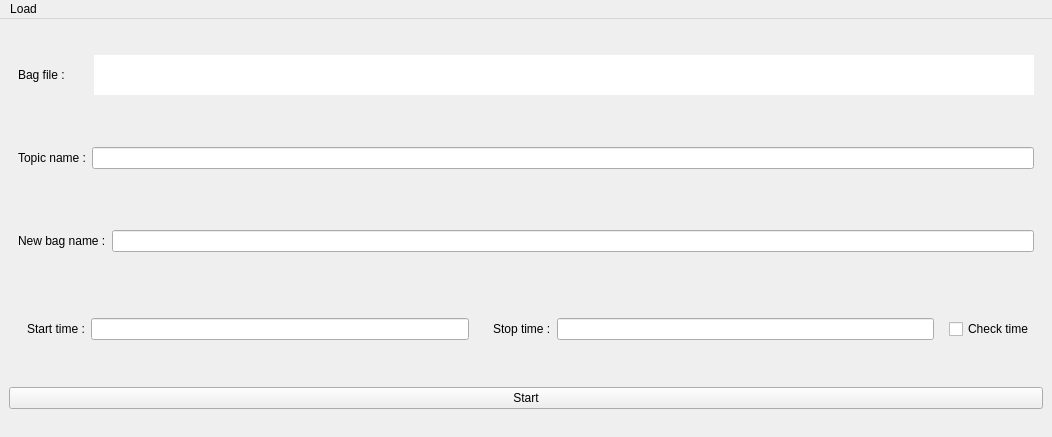
<?xml version="1.0" encoding="UTF-8"?>
<ui version="4.0">
 <class>MainWindow</class>
 <widget class="QMainWindow" name="MainWindow">
  <property name="geometry">
   <rect>
    <x>0</x>
    <y>0</y>
    <width>1052</width>
    <height>437</height>
   </rect>
  </property>
  <property name="windowTitle">
   <string>Mission Planning Tool</string>
  </property>
  <widget class="QWidget" name="centralwidget">
   <layout class="QVBoxLayout" name="verticalLayout">
    <item>
     <widget class="QWidget" name="widget" native="true">
      <property name="maximumSize">
       <size>
        <width>16777215</width>
        <height>60</height>
       </size>
      </property>
      <layout class="QHBoxLayout" name="horizontalLayout">
       <item>
        <widget class="QLabel" name="label">
         <property name="maximumSize">
          <size>
           <width>70</width>
           <height>30</height>
          </size>
         </property>
         <property name="text">
          <string>Bag file :</string>
         </property>
        </widget>
       </item>
       <item>
        <widget class="QLabel" name="Bag_name">
         <property name="maximumSize">
          <size>
           <width>10000</width>
           <height>40</height>
          </size>
         </property>
         <property name="styleSheet">
          <string notr="true">background-color: rgb(255, 255, 255);</string>
         </property>
         <property name="text">
          <string/>
         </property>
        </widget>
       </item>
      </layout>
     </widget>
    </item>
    <item>
     <widget class="QWidget" name="widget_2" native="true">
      <property name="maximumSize">
       <size>
        <width>16777215</width>
        <height>60</height>
       </size>
      </property>
      <layout class="QHBoxLayout" name="horizontalLayout_2">
       <item>
        <widget class="QLabel" name="label_topic_name">
         <property name="text">
          <string>Topic name :</string>
         </property>
        </widget>
       </item>
       <item>
        <widget class="QLineEdit" name="TopicName">
         <property name="text">
          <string/>
         </property>
        </widget>
       </item>
      </layout>
     </widget>
    </item>
    <item>
     <widget class="QWidget" name="widget_3" native="true">
      <property name="maximumSize">
       <size>
        <width>16777215</width>
        <height>60</height>
       </size>
      </property>
      <layout class="QHBoxLayout" name="horizontalLayout_3">
       <item>
        <widget class="QLabel" name="label_newbag">
         <property name="text">
          <string>New bag name :</string>
         </property>
        </widget>
       </item>
       <item>
        <widget class="QLineEdit" name="NewBagName">
         <property name="text">
          <string/>
         </property>
        </widget>
       </item>
      </layout>
     </widget>
    </item>
    <item>
     <widget class="QWidget" name="widget_4" native="true">
      <property name="maximumSize">
       <size>
        <width>16777215</width>
        <height>70</height>
       </size>
      </property>
      <layout class="QHBoxLayout" name="horizontalLayout_6">
       <item>
        <widget class="QWidget" name="widget_5" native="true">
         <layout class="QHBoxLayout" name="horizontalLayout_4">
          <item>
           <widget class="QLabel" name="label_newbag_2">
            <property name="text">
             <string>Start time :</string>
            </property>
           </widget>
          </item>
          <item>
           <widget class="QLineEdit" name="StartTime">
            <property name="text">
             <string/>
            </property>
           </widget>
          </item>
         </layout>
        </widget>
       </item>
       <item>
        <widget class="QWidget" name="widget_6" native="true">
         <layout class="QHBoxLayout" name="horizontalLayout_5">
          <item>
           <widget class="QLabel" name="label_newbag_3">
            <property name="text">
             <string>Stop time :</string>
            </property>
           </widget>
          </item>
          <item>
           <widget class="QLineEdit" name="StopTime">
            <property name="text">
             <string/>
            </property>
           </widget>
          </item>
         </layout>
        </widget>
       </item>
       <item>
        <widget class="QCheckBox" name="CheckTime">
         <property name="text">
          <string>Check time</string>
         </property>
        </widget>
       </item>
      </layout>
     </widget>
    </item>
    <item>
     <widget class="QPushButton" name="StartpushButton">
      <property name="text">
       <string>Start</string>
      </property>
     </widget>
    </item>
   </layout>
  </widget>
  <widget class="QMenuBar" name="menubar">
   <property name="geometry">
    <rect>
     <x>0</x>
     <y>0</y>
     <width>1052</width>
     <height>25</height>
    </rect>
   </property>
   <widget class="QMenu" name="menuFile">
    <property name="title">
     <string>Load</string>
    </property>
    <addaction name="separator"/>
    <addaction name="separator"/>
    <addaction name="separator"/>
    <addaction name="actionLoad_bag_File"/>
   </widget>
   <addaction name="menuFile"/>
  </widget>
  <action name="actionSave_as_local">
   <property name="text">
    <string>Save as ...</string>
   </property>
  </action>
  <action name="actionLoad_local">
   <property name="text">
    <string>Load from local file</string>
   </property>
  </action>
  <action name="actionLoad_from_mission_service_remote">
   <property name="text">
    <string>Load from CM</string>
   </property>
   <property name="shortcut">
    <string>Ctrl+O</string>
   </property>
  </action>
  <action name="actionSave_to_mission_controller_remote">
   <property name="text">
    <string>Save to CM</string>
   </property>
   <property name="shortcut">
    <string>Ctrl+S</string>
   </property>
  </action>
  <action name="load_bag_file">
   <property name="text">
    <string>Create a new mission ...</string>
   </property>
  </action>
  <action name="actionRefresh_lists">
   <property name="text">
    <string>Refresh lists</string>
   </property>
  </action>
  <action name="action">
   <property name="text">
    <string>Add parameter</string>
   </property>
  </action>
  <action name="actionLoad_bag_File">
   <property name="text">
    <string>Load bag File</string>
   </property>
  </action>
 </widget>
 <resources/>
 <connections/>
</ui>
